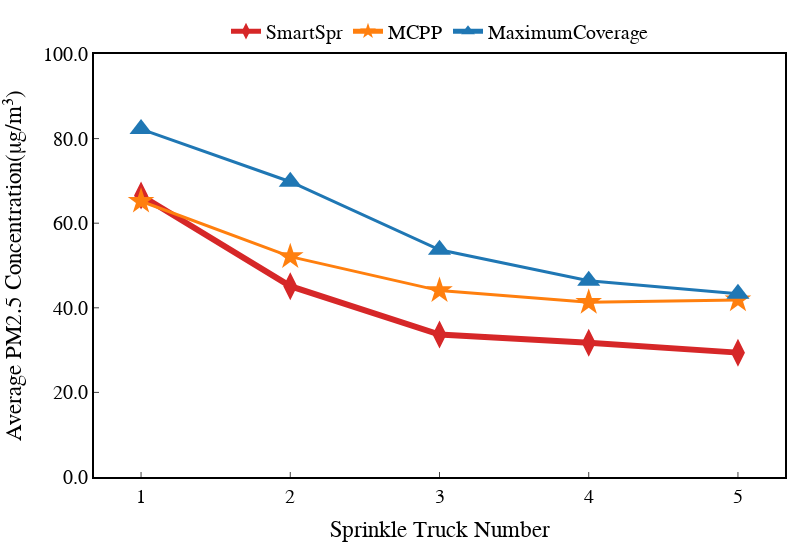

Notebook code for this chart:
### Code cell
width = 800
height = 550
linewidth = 3
# markersymbol={'FH':'diamond', 'HEUR':'star', 'DDRL':5}
markersymbol={'FH': 'diamond-tall-dot', 'HEUR':'star', 'DDRL':'triangle-up'}
colors_dict = ['#d62728', '#ff7f0e', '#1f77b4']
markersize = 20
linetype = {'Low':'dot','Medium':'dashdot','High':'solid'}
# colors_dict = ['#3D9182','#C74223','#245C8F', '#FF8C00']
labels = []
Time_deadline = 5
for i in range(Time_deadline):
    labels.append(int(i+1))

xtitle = 'Sprinkle Truck Number'
ytitle = 'Average PM2.5 Concentration(μg/m³)'

fig = go.Figure()


fig.add_trace(go.Scatter(
    x=labels, 
    y=strategy_pm25concentration[0][0:Time_deadline], 
    name='SmartSpr', 
    marker=dict(size=markersize, symbol=markersymbol['FH']),
    line=dict(color=colors_dict[0], width=linewidth*2),))
fig.add_trace(go.Scatter(
    x=labels, 
    y=strategy_pm25concentration[1][0:Time_deadline], 
    name='MCPP', 
    marker=dict(size=markersize, symbol=markersymbol['HEUR']),
    line=dict(color=colors_dict[1], width=linewidth),))
fig.add_trace(go.Scatter(
    x=labels, 
    y=strategy_pm25concentration[2][0:Time_deadline], 
    name='MaximumCoverage', 
    marker=dict(size=markersize, symbol=markersymbol['DDRL']),
    line=dict(color=colors_dict[2], width=linewidth),))


fig = line_update_fig(fig, xtitle, ytitle, width=width, height=height)
fig.update_xaxes(title_text=xtitle, 
                title_font=dict(size=23),
                tickfont=dict(size=20),
                tickmode='array',
                tickvals=labels,
                ticktext=[str(label) for label in labels],
                showgrid=False)
fig.update_yaxes(title_text=ytitle, title_font=dict(size=23),tickfont=dict(size=20),showgrid=False)
fig.update_layout(
    yaxis=dict(range=[0, 100]),
    legend=dict(font=dict(size=20), x=0.5, y=1.10, traceorder='normal', itemsizing='constant')
    ) # name size

fig.show()

filename = './outputs/png/line_AverageConcentration-teamszize12345-linetype.png'
print(filename)
fig.write_image(filename, scale=1)

### Figure 1 — Plotly figure (JSON) as saved in the notebook; plotly's stock layout.template omitted (floating-point values rounded to 4 significant figures)
{"data": [{"line": {"color": "#d62728", "width": 6}, "marker": {"size": 20, "symbol": "diamond-tall-dot"}, "name": "SmartSpr", "type": "scatter", "x": [1, 2, 3, 4, 5], "y": [66.56, 45.12, 33.69, 31.74, 29.4]}, {"line": {"color": "#ff7f0e", "width": 3}, "marker": {"size": 20, "symbol": "star"}, "name": "MCPP", "type": "scatter", "x": [1, 2, 3, 4, 5], "y": [65.18, 52.09, 44.07, 41.3, 41.86]}, {"line": {"color": "#1f77b4", "width": 3}, "marker": {"size": 20, "symbol": "triangle-up"}, "name": "MaximumCoverage", "type": "scatter", "x": [1, 2, 3, 4, 5], "y": [82.25, 69.8, 53.71, 46.39, 43.3]}], "layout": {"font": {"color": "rgb(0, 0, 0)", "family": "Arial", "size": 30}, "height": 550, "legend": {"font": {"size": 20}, "itemsizing": "constant", "orientation": "h", "title": {"text": ""}, "traceorder": "normal", "x": 0.5, "xanchor": "center", "y": 1.1, "yanchor": "top"}, "margin": {"b": 15, "l": 15, "r": 15, "t": 15}, "plot_bgcolor": "rgb(255,255,255)", "width": 800, "xaxis": {"gridcolor": "rgb(200, 200, 200)", "linecolor": "rgb(0, 0, 0)", "linewidth": 2, "mirror": true, "showgrid": false, "showline": true, "tickfont": {"size": 20}, "tickmode": "array", "ticks": "inside", "ticktext": ["1", "2", "3", "4", "5"], "tickvals": [1, 2, 3, 4, 5], "title": {"font": {"size": 23}, "text": "Sprinkle Truck Number"}}, "yaxis": {"gridcolor": "rgb(200, 200, 200)", "linecolor": "rgb(0, 0, 0)", "linewidth": 2, "mirror": true, "range": [0, 100], "showgrid": false, "showline": true, "tickfont": {"size": 20}, "tickformat": ".1f", "ticks": "inside", "title": {"font": {"size": 23}, "text": "Average PM2.5 Concentration(μg/m³)"}}}}
